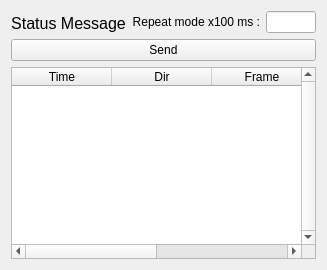
          <widget class="QWidget" name="TermReader_3">
           <attribute name="title">
            <string>No Reader</string>
           </attribute>
           <layout class="QGridLayout" name="gridLayout_9">
            <item row="0" column="0">
             <layout class="QHBoxLayout" name="horizontalLayout_3">
              <item>
               <widget class="QLabel" name="label_StatusMessage_Reader_3">
                <property name="minimumSize">
                 <size>
                  <width>0</width>
                  <height>0</height>
                 </size>
                </property>
                <property name="font">
                 <font>
                  <pointsize>12</pointsize>
                 </font>
                </property>
                <property name="text">
                 <string>Status Message</string>
                </property>
                <property name="alignment">
                 <set>Qt::AlignBottom|Qt::AlignHCenter</set>
                </property>
               </widget>
              </item>
              <item>
               <widget class="QLabel" name="label">
                <property name="maximumSize">
                 <size>
                  <width>140</width>
                  <height>16777215</height>
                 </size>
                </property>
                <property name="text">
                 <string>Repeat mode x100 ms :</string>
                </property>
                <property name="alignment">
                 <set>Qt::AlignRight|Qt::AlignTrailing|Qt::AlignVCenter</set>
                </property>
               </widget>
              </item>
              <item>
               <widget class="QLineEdit" name="lineEdit_RepeatTime_Reader_3">
                <property name="maximumSize">
                 <size>
                  <width>50</width>
                  <height>16777215</height>
                 </size>
                </property>
                <property name="toolTip">
                 <string>clean to exit repeat mode</string>
                </property>
               </widget>
              </item>
             </layout>
            </item>
            <item row="4" column="0">
             <layout class="QGridLayout" name="gridLayout_ReaderCmd_3">
              <item row="0" column="1">
               <widget class="QPushButton" name="pushButton_Cmd2Send_3">
                <property name="text">
                 <string>Send</string>
                </property>
                <property name="icon">
                 <iconset resource="cloverviewer.qrc">
                  <normaloff>:/Icons/arrow_green.ico</normaloff>:/Icons/arrow_green.ico</iconset>
                </property>
               </widget>
              </item>
              <item row="0" column="0">
               <layout class="QHBoxLayout" name="horizontalLayout_SendCmd_3"/>
              </item>
             </layout>
            </item>
            <item row="5" column="0">
             <layout class="QVBoxLayout" name="verticalLayout_Script_3">
              <item>
               <widget class="QTableWidget" name="tableWidget_History_Scripting_3">
                <property name="minimumSize">
                 <size>
                  <width>0</width>
                  <height>0</height>
                 </size>
                </property>
                <property name="verticalScrollBarPolicy">
                 <enum>Qt::ScrollBarAlwaysOn</enum>
                </property>
                <column>
                 <property name="text">
                  <string>Time</string>
                 </property>
                </column>
                <column>
                 <property name="text">
                  <string>Dir</string>
                 </property>
                </column>
                <column>
                 <property name="text">
                  <string>Frame</string>
                 </property>
                </column>
                <column>
                 <property name="text">
                  <string>Interpreted</string>
                 </property>
                </column>
               </widget>
              </item>
             </layout>
            </item>
           </layout>
          </widget>
